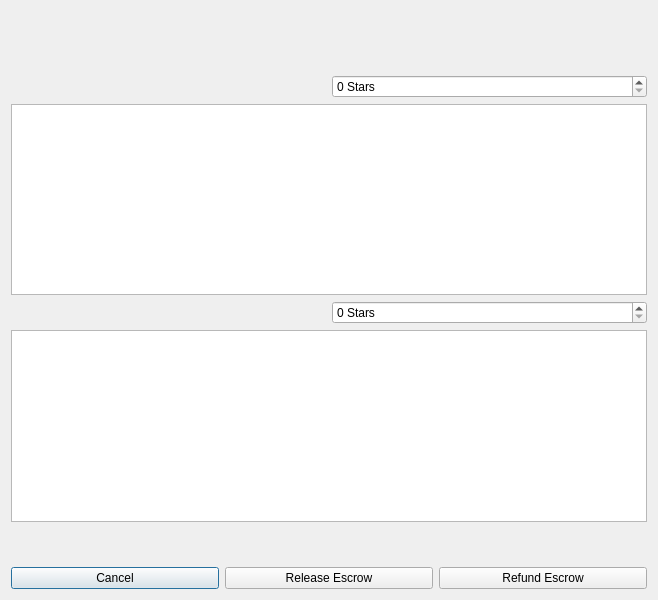
<?xml version="1.0" encoding="UTF-8"?>
<ui version="4.0">
 <class>ManageEscrowDialog</class>
 <widget class="QDialog" name="ManageEscrowDialog">
  <property name="geometry">
   <rect>
    <x>0</x>
    <y>0</y>
    <width>658</width>
    <height>600</height>
   </rect>
  </property>
  <property name="windowTitle">
   <string>Manage Your Escrow</string>
  </property>
  <layout class="QGridLayout" name="gridLayout">
   <item row="1" column="0">
    <widget class="QLabel" name="manageInfo">
     <property name="text">
      <string/>
     </property>
     <property name="wordWrap">
      <bool>true</bool>
     </property>
    </widget>
   </item>
   <item row="0" column="0">
    <widget class="QLabel" name="aboutEscrow">
     <property name="text">
      <string/>
     </property>
    </widget>
   </item>
   <item row="2" column="0">
    <layout class="QHBoxLayout" name="horizontalLayout">
     <item>
      <widget class="QLabel" name="manageInfo2">
       <property name="font">
        <font>
         <pointsize>12</pointsize>
         <weight>75</weight>
         <bold>true</bold>
        </font>
       </property>
       <property name="cursor">
        <cursorShape>IBeamCursor</cursorShape>
       </property>
       <property name="wordWrap">
        <bool>true</bool>
       </property>
       <property name="textInteractionFlags">
        <set>Qt::LinksAccessibleByMouse|Qt::TextSelectableByKeyboard|Qt::TextSelectableByMouse</set>
       </property>
      </widget>
     </item>
    </layout>
   </item>
   <item row="9" column="0">
    <layout class="QHBoxLayout" name="horizontalLayout_3">
     <item>
      <widget class="QPushButton" name="cancelButton">
       <property name="text">
        <string>Cancel</string>
       </property>
      </widget>
     </item>
     <item>
      <widget class="QPushButton" name="releaseButton">
       <property name="toolTip">
        <string>Release this escrow to the seller</string>
       </property>
       <property name="text">
        <string>Release Escrow</string>
       </property>
      </widget>
     </item>
     <item>
      <widget class="QPushButton" name="refundButton">
       <property name="toolTip">
        <string>Refund this escrow back to the buyer</string>
       </property>
       <property name="text">
        <string>Refund Escrow</string>
       </property>
      </widget>
     </item>
    </layout>
   </item>
   <item row="7" column="0">
    <spacer name="verticalSpacer">
     <property name="orientation">
      <enum>Qt::Vertical</enum>
     </property>
     <property name="sizeHint" stdset="0">
      <size>
       <width>20</width>
       <height>40</height>
      </size>
     </property>
    </spacer>
   </item>
   <item row="4" column="0">
    <layout class="QHBoxLayout" name="horizontalLayout_4">
     <item>
      <widget class="QTextEdit" name="primaryFeedback"/>
     </item>
    </layout>
   </item>
   <item row="5" column="0">
    <layout class="QHBoxLayout" name="horizontalLayout_5">
     <item>
      <widget class="QLabel" name="secondaryLabel">
       <property name="text">
        <string/>
       </property>
       <property name="wordWrap">
        <bool>true</bool>
       </property>
      </widget>
     </item>
     <item>
      <widget class="QSpinBox" name="secondaryRating">
       <property name="suffix">
        <string> Stars</string>
       </property>
       <property name="maximum">
        <number>5</number>
       </property>
      </widget>
     </item>
    </layout>
   </item>
   <item row="3" column="0">
    <layout class="QHBoxLayout" name="horizontalLayout_2">
     <item>
      <widget class="QLabel" name="primaryLabel">
       <property name="text">
        <string/>
       </property>
       <property name="wordWrap">
        <bool>true</bool>
       </property>
      </widget>
     </item>
     <item>
      <widget class="QSpinBox" name="primaryRating">
       <property name="suffix">
        <string> Stars</string>
       </property>
       <property name="maximum">
        <number>5</number>
       </property>
      </widget>
     </item>
    </layout>
   </item>
   <item row="6" column="0">
    <layout class="QHBoxLayout" name="horizontalLayout_6">
     <item>
      <widget class="QTextEdit" name="secondaryFeedback"/>
     </item>
    </layout>
   </item>
  </layout>
 </widget>
 <resources>
  <include location="../gtacoin.qrc"/>
 </resources>
 <connections/>
</ui>
